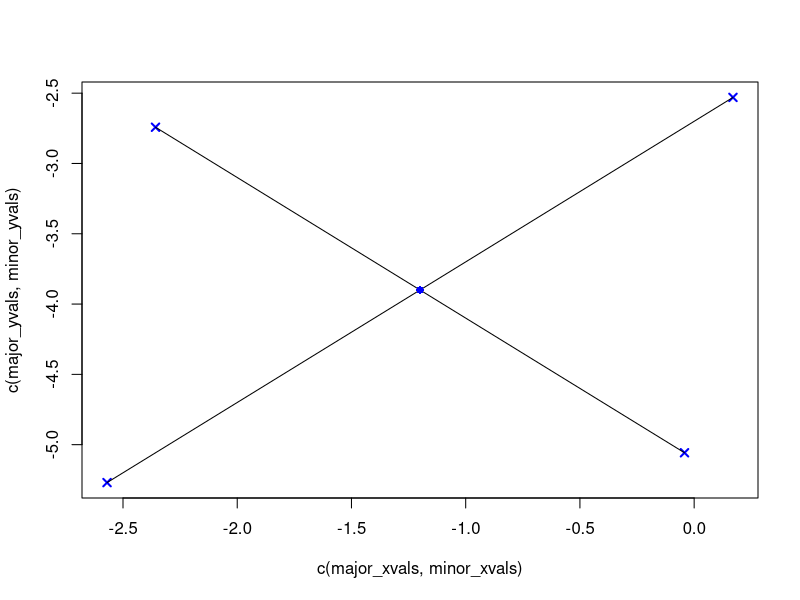

Generate this figure with R:
# QUIZ 1
# A. GILL

# QUESTION 3

n <- 12
p = 2
xbar <- cbind(c(-1.2, -3.9))
S <- rbind(c(6,1), c(1,6))
Sinv <- solve(S)

# PART A - confidence ellipsoid at level 90%

alpha <- 0.1
S.eig <- eigen(S)
scale <- p*(n-1)*qf(1-alpha, p, n-p)/(n*(n-p))

# major axis endpoints
(major_pt1 <- xbar - S.eig$vectors[,1] * sqrt(S.eig$values[1]*scale))
(major_pt2 <- xbar + S.eig$vectors[,1] * sqrt(S.eig$values[1]*scale))

# minor axis endpoints
(minor_pt1 <- xbar - S.eig$vectors[,2] * sqrt(S.eig$values[2]*scale))
(minor_pt2 <- xbar + S.eig$vectors[,2] * sqrt(S.eig$values[2]*scale))

# vector of x-coordinates for major axis
major_xvals <- c(major_pt1[1], major_pt2[1])

# vector of y-coordinates for major axis
major_yvals <- c(major_pt1[2], major_pt2[2])

# vector of x-coordinates for minor axis
minor_xvals <- c(minor_pt1[1], minor_pt2[1])

# vector of y-coordinates for minor axis
minor_yvals <- c(minor_pt1[2], minor_pt2[2])

# plot major and minor axes
plot(c(major_xvals,minor_xvals), c(major_yvals,minor_yvals), pch=4, col="blue", lwd=2)
lines(major_xvals, major_yvals)
lines(minor_xvals, minor_yvals)
points(xbar[1], xbar[2], pch=16, col="blue")
